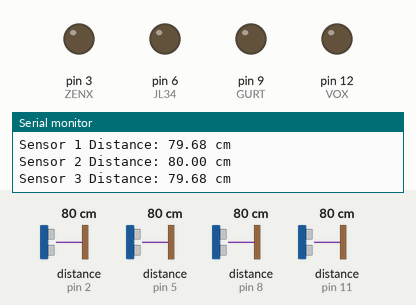
Simulated run of this sketch. Board: Arduino Uno, built with avr-gcc and run on an emulated ATmega328P. Parts: output pins drawn as LEDs (lit = HIGH), the last lines printed to the serial monitor. Wiring (inferred from the names in the program): 4 × ultrasonic range finder: trigger pin 4, echo pin 5 / trigger pin 7, echo pin 8 / trigger pin 10, echo pin 11 / trigger pin 13, echo pin 2. The inputs (shaded band) are chosen by the test bench; at power-on: distance to the obstacle (sensors on pin 2, pin 5, pin 8, pin 11) 80 cm. The echo pulse lasts 58.3 µs per cm; pins used as bus, display or sensor lines are not drawn.

Above: at 1.2 s.
1.3 s: distance to the obstacle (sensor on pin 2) set to 12 cm
4.3 s: distance to the obstacle (sensor on pin 2) set to 9 cm
At 4.7 s:
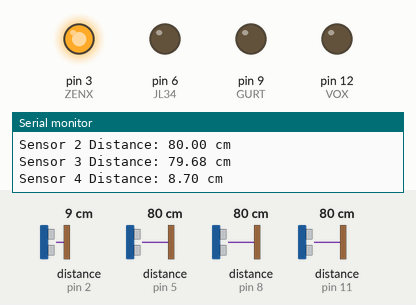
5.8 s: distance to the obstacle (sensor on pin 5) set to 12 cm
8.8 s: distance to the obstacle (sensor on pin 5) set to 9 cm
At 9.9 s:
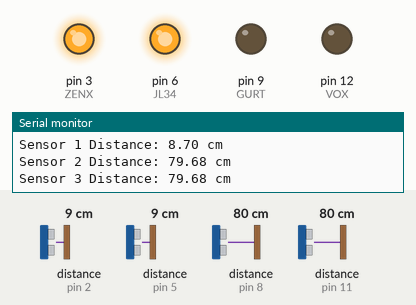
10.4 s: distance to the obstacle (sensor on pin 8) set to 12 cm
11.9 s: distance to the obstacle (sensor on pin 8) set to 9 cm
At 12.5 s:
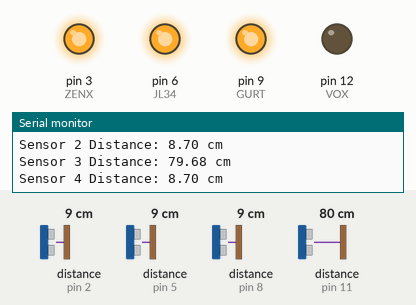
Timing chart, 0 to 14.4 s (numbered marks = the images above; inputs shaded):
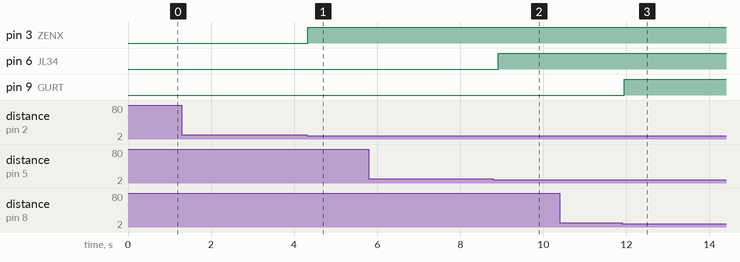

The sketch:

rp2040_belt_report_original.ino
```cpp
#define sybau 4     // trigger pin for ultrasonic sensor 1
#define JL17 5      // echo pin for ultrasonic sensor 1
#define JL34 6      // motor for ultrasonic sensor 1

#define PANDA 7     // trigger pin for ultrasonic sensor 2
#define YO 8        // echo pin for ultrasonic sensor 2
#define GURT 9      // motor for ultrasonic sensor 2

#define VIREO 10    // trigger pin for ultrasonic sensor 3
#define SYFM 11     // echo pin for ultrasonic sensor 3
#define VOX 12      //motor for  ultrasonic sensor 3

#define HTOP 13     // trigger pin for ultrasonic sensor 4
#define AURA 2      // echo pin for ultrasonic sensor 4
#define ZENX 3      // motor for ultrasonic sensor 4

#define DIST_THRESHOLD 10  // distance threshold in cm for leds to react

void setup() {
  Serial.begin(9600);   // using 9600 baud keeps rp2040 stable

  pinMode(sybau, OUTPUT);
  pinMode(JL17, INPUT);
  pinMode(JL34, OUTPUT);
  digitalWrite(JL34, LOW);   // start with motors off

  pinMode(PANDA, OUTPUT);
  pinMode(YO, INPUT);
  pinMode(GURT, OUTPUT);
  digitalWrite(GURT, LOW);   // also off at boot

  pinMode(VIREO, OUTPUT);
  pinMode(SYFM, INPUT);
  pinMode(VOX, OUTPUT);
  digitalWrite(VOX, LOW);

  pinMode(HTOP, OUTPUT);
  pinMode(AURA, INPUT);
  pinMode(ZENX, OUTPUT);
  digitalWrite(ZENX, LOW);   // all motors should start off
}

float getDistanceCM(int trigPin, int echoPin) {
  // short trigger pulse is required
  digitalWrite(trigPin, LOW);
  delayMicroseconds(2);
  digitalWrite(trigPin, HIGH);
  delayMicroseconds(10);
  digitalWrite(trigPin, LOW);

  // THIS measures echo, 30ms timeout avoids lockups and outages
  long duration = pulseIn(echoPin, HIGH, 30000);

  // convert time to distance in cm
  float distance = duration * 0.0343 / 2.0;
  return distance;
}

void loop() {
  float d1 = getDistanceCM(sybau, JL17);
  Serial.print("Sensor 1 Distance: ");
  Serial.print(d1);
  Serial.println(" cm");
  digitalWrite(JL34, (d1 > 0 && d1 <= DIST_THRESHOLD)? HIGH : LOW);

  float d2 = getDistanceCM(PANDA, YO);
  Serial.print("Sensor 2 Distance: ");
  Serial.print(d2);
  Serial.println(" cm");
  digitalWrite(GURT, (d2 > 0 && d2 <= DIST_THRESHOLD)? HIGH : LOW);

  float d3 = getDistanceCM(VIREO, SYFM);
  Serial.print("Sensor 3 Distance: ");
  Serial.print(d3);
  Serial.println(" cm");
  digitalWrite(VOX, (d3 > 0 && d3 <= DIST_THRESHOLD)? HIGH : LOW);

  float d4 = getDistanceCM(HTOP, AURA);
  Serial.print("Sensor 4 Distance: ");
  Serial.print(d4);
  Serial.println(" cm");
  digitalWrite(ZENX, (d4 > 0 && d4 <= DIST_THRESHOLD) ? HIGH : LOW);

  delay(100);   // small delay keeps things readable n smooth
}
```

Measured:
- the behaviour switches between 11 and 10 cm on distance to the obstacle (sensor on pin 2) (found by bisection; images 0 and 1)
- the behaviour switches between 11 and 10 cm on distance to the obstacle (sensor on pin 5) (found by bisection; images 1 and 2)
- the behaviour switches between 11 and 10 cm on distance to the obstacle (sensor on pin 8) (found by bisection; images 2 and 3)
- after the input at 4.3 s, pin 3 (ZENX): LOW → HIGH at once
- after the input at 8.8 s, pin 6 (JL34): LOW → HIGH after 0.11 s
- after the input at 11.9 s, pin 9 (GURT): LOW → HIGH after 0.05 s
